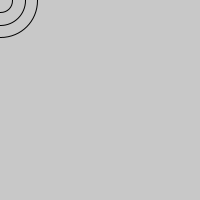
Frame 1 (no input)
Frame 60 (the mouse pressed at the canvas centre just before this capture): identical to frame 1, image omitted
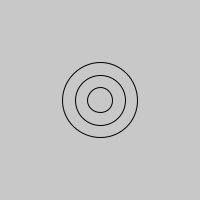
Frame 120 (the mouse held since frame 60 and released just before this capture)

The Processing sketch that drew these frames (run headless with seeded random() and noise(); from frame 60 on, the mouse is pressed at the canvas centre):

// Processing sketch: Aufgabe_5_3_a
// ── Aufgabe_5_3_a.pde
int rings = 3;
int ringsize = 25;

void setup() {
  size(200, 200);
  noFill();
}

void draw() {
  background(200);
  for(int i = 1; i < rings +1; i += 1) { // i cant be null, because ring 0 is dependant on it
    ellipse(mouseX, mouseY, i * ringsize, i * ringsize);
  }
}
